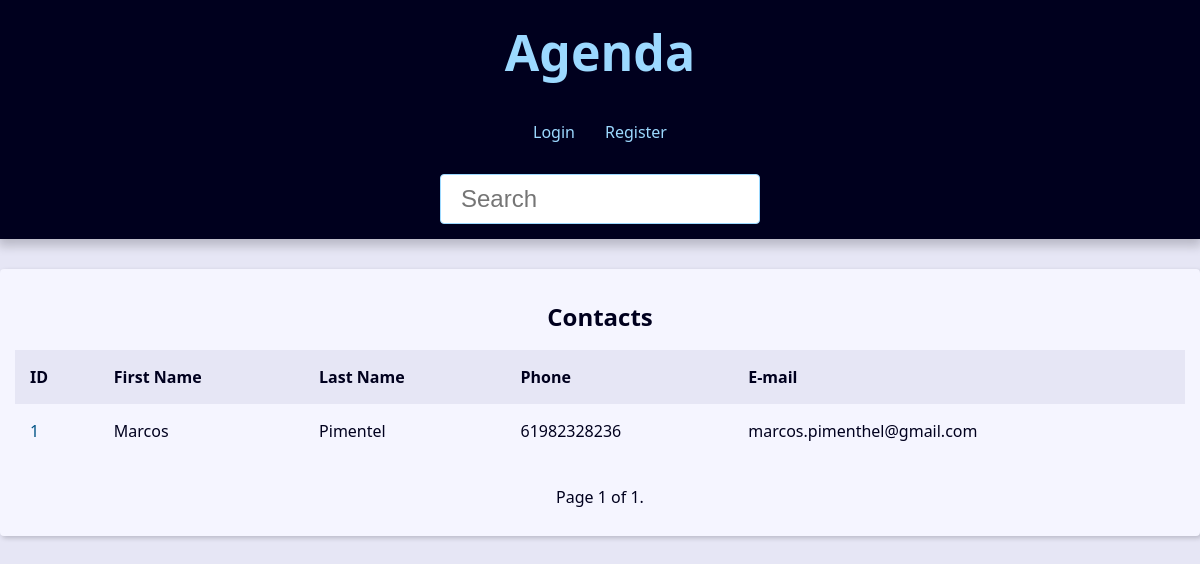
The app's page /, older data.
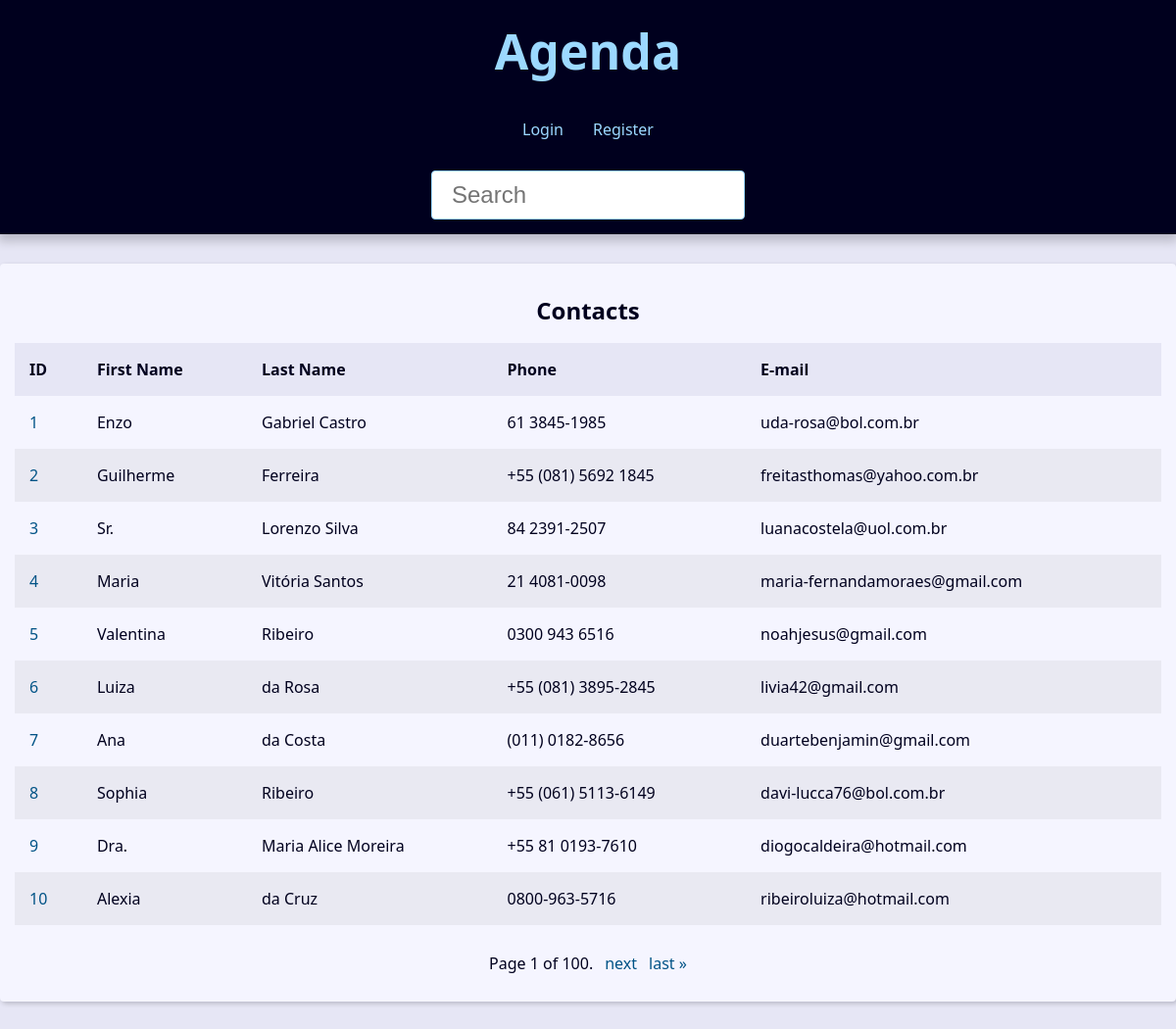
The same page, newer data.
### contact/models.py (models this page shows, shortened)
class Contact(models.Model):
    first_name = models.CharField(max_length=50)
    last_name = models.CharField(max_length=50, blank=True)
    phone = models.CharField(max_length=50)
    email = models.EmailField(max_length=254, blank=True)
    created_date = models.DateTimeField(default=timezone.now)
    description = models.TextField(blank=True)
    show = models.BooleanField(default=True)
    picture = models.ImageField(blank=True, upload_to='pictures/%Y/%m')
    category = models.ForeignKey(Category, on_delete=models.SET_NULL, blank=True, null=True)
    owner = models.ForeignKey(User, on_delete=models.SET_NULL, blank=True, null=True)

### contact/views/contact_views.py (the view)
# urls.py: path('', views.index, name='index'),
def index(request):
    contacts = Contact.objects \
        .filter(show=True)\
        .order_by('id')
    paginator = Paginator(contacts, 10)
    page_number = request.GET.get('page')
    page_obj = paginator.get_page(page_number)
    context = {
        'page_obj': page_obj,
        'site_title': 'Contatos - '
    }
    return render(
        request,
        'contact/index.html',
        context
    )

### contact/templates/contact/index.html
{% extends 'global/base.html' %}
{% block content %}
{% if page_obj %}
  <div class="responsive-table">
    <table class="contacts-table">
      <caption class="table-caption ">
        Contacts
      </caption>
      <thead>
        <tr class="table-row table-row-header">
          <th class="table-header">ID</th>
          <th class="table-header">First Name</th>
          <th class="table-header">Last Name</th>
          <th class="table-header">Phone</th>
          <th class="table-header">E-mail</th>
        </tr>
      </thead>
      <tbody>
        {% for contact in page_obj %}
          <tr class="table-row">
            <td class="table-cel">
              <a
                class="table-link"
                href="{% url 'contact:contact' contact.id %}"
              >
                {{ contact.id }}
              </a>
            </td>
            <td class="table-cel">
              {{ contact.first_name }}
            </td>
            <td class="table-cel">
              {{ contact.last_name }}
            </td>
            <td class="table-cel">
              {{ contact.phone }}
            </td>
            <td class="table-cel">
              {{ contact.email }}
            </td>
          </tr>
        {% endfor %}
      </tbody>
    </table>
  </div>
{% else %}
<div class="single-contact">
  <h1 class="single-contact-name">
    Nenhum contato encontrado.
  </h1>
</div>
{% endif %}
{% endblock content %}

### base_templates/global/base.html (shortened to what this page needs)
<!DOCTYPE html>
<html lang="pt-BR">
<head>
  {% include "global/partial/_head.html" %}
</head>
<body>
  {% include "global/partial/_header.html" %}
  <main class="content">
    {% block content %}{% endblock content %}
    {% include "global/partial/_pagination.html" %}
  </main>
</body>
</html>

### base_templates/global/partial/_head.html (shortened to what this page needs)
{% load static %}
  <link rel="stylesheet" href="{% static 'global/css/style.css' %}">

### base_templates/global/partial/_header.html
<header class="header">
    <h1 class="header-heading">
      <a href="{% url 'contact:index' %}" class="header-link">
        Agenda
      </a>
    </h1>
    <nav class="menu">
      <ul class="menu-list">
        {% if user.is_authenticated %}
          <li class="menu-item">
            <a href="{% url "contact:create" %}" class="menu-link">Create</a>
          </li>
          <li class="menu-item">
            <a href="{% url "contact:user_update" %}" class="menu-link">Profile</a>
          </li>
          <li class="menu-item">
            <a href="{% url "contact:logout" %}" class="menu-link">Logout</a>
          </li>
        {% else %}
          <li class="menu-item">
            <a href="{% url "contact:login" %}" class="menu-link">Login</a>
          </li>
          <li class="menu-item">
            <a href="{% url "contact:register" %}" class="menu-link">Register</a>
          </li>
        {% endif %}
      </ul>
    </nav>
    <div class="search">
      <form
        action="{% url "contact:search" %}"
        method="GET"
      >
        <input
          type="search"
          class="search-input"
          placeholder="Search"
          id="search"
          name="q"
          value="{{ request.GET.q.strip}}"
        >
      </form>
    </div>
  </header>

### base_templates/global/partial/_pagination.html (shortened to what this page needs)
{% if page_obj %}
  <div class="pagination">
    <span class="step-links">
        <span class="current">
            Page {{ page_obj.number }} of {{ page_obj.paginator.num_pages }}.
        </span>
        {% if page_obj.has_next %}
            <a href="?page={{ page_obj.next_page_number }}&q={{ request.GET.q.strip }}">next</a>
            <a href="?page={{ page_obj.paginator.num_pages }}&q={{ request.GET.q.strip }}">last &raquo;</a>
        {% endif %}
    </span>
  </div>
{% endif %}

### base_static/global/css/style.css (style rules this page uses)
:root { --spacing: 1.5rem; --link-dark-color: rgb(0, 83, 134); --link-light-color: rgb(156, 217, 255); --clr-white: rgb(245, 245, 255); --clr-black: rgb(0, 0, 30); --clr-light-gray: rgb(230, 230, 245); --clr-dark-shadow-5: rgba(0, 0, 10, 5%); --clr-dark-shadow-10: rgba(0, 0, 10, 10%); --clr-dark-shadow-20: rgba(0, 0, 10, 20%); --clr-light-shadow-5: rgba(200, 200, 255, 5%); --clr-light-shadow-10: rgba(200, 200, 255, 10%); --clr-light-shadow-20: rgba(200, 200, 255, 20%); --main-page-width: 120rem; --table-min-width: 60rem; --biggest-font-size: 5rem; --bigger-font-size: 4rem; --big-font-size: 3.2rem; --medium-font-size: 2.4rem; --small-font-size: 1.6rem; --smaller-font-size: 1.4rem; --smallest-font-size: 1.2rem; --transition-fast: 300ms; --transition-medium: 600ms; --transition-slow: 1s; --default-border-radius: 4px; }
*, *::before, *::after { margin: 0; padding: 0; box-sizing: border-box; }
html { font-size: 62.5%; }
body { font-family: system-ui, -apple-system, BlinkMacSystemFont, 'Segoe UI', Roboto, Oxygen, Ubuntu, Cantarell, 'Open Sans', 'Helvetica Neue', sans-serif; line-height: 1.5; font-size: var(--small-font-size); color: var(--clr-black); -webkit-font-smoothing: antialiased; background: var(--clr-light-gray); }
.header { background: var(--clr-black); padding: var(--spacing); box-shadow: 0 5px 10px 2px var(--clr-dark-shadow-20); z-index: 1; position: relative; }
.header-heading { font-size: var(--biggest-font-size); text-align: center; }
.header-link { color: var(--link-light-color); text-decoration: none; transition: filter var(--transition-fast) ease-in-out; }
.menu { margin: var(--spacing); }
.menu-list { list-style: none; display: flex; justify-content: center; flex-flow: row wrap; }
.menu-link { display: block; padding: var(--spacing); color: var(--link-light-color); text-decoration: none; transition: background-color var(--transition-fast) ease-in-out; border-radius: var(--default-border-radius); }
.content { max-width: var(--main-page-width); margin: calc(var(--spacing) * 2) auto; padding: var(--spacing); background: var(--clr-white); box-shadow: 2px 2px 5px var(--clr-dark-shadow-20); border-radius: var(--default-border-radius); }
.responsive-table { width: 100%; overflow-x: auto; }
.contacts-table { width: 100%; min-width: var(--table-min-width); border-collapse: collapse; }
.table-caption { font-size: var(--medium-font-size); font-weight: bold; padding: var(--spacing); }
.table-row { text-align: left; text-overflow: ellipsis; transition: background-color var(--transition-fast) ease-in-out; }
.table-row:nth-of-type(2n) { background: var(--clr-dark-shadow-5); }
.table-row-header { background: var(--clr-light-gray); color: var(--clr-black); }
.table-cel, .table-header { padding: var(--spacing); }
.table-link { color: var(--link-dark-color); transition: color var(--transition-fast) ease-in-out; text-decoration: none; }
.pagination { margin-top: var(--spacing); display: flex; justify-content: center; padding: calc(var(--spacing) * 0.8); font-size: var(--small-font-size); }
.pagination .step-links { display: flex; gap: calc(var(--spacing) * 0.8); }
.pagination .step-links a { color: var(--link-dark-color); transition: color var(--transition-fast) ease-in-out; text-decoration: none; display: block; }
.search { display: flex; justify-content: center; }
.search-input { font-size: var(--medium-font-size); padding: 1rem 2rem; width: 100%; max-width: 32rem; border-radius: var(--default-border-radius); border: 1px solid var(--link-light-color); }

Row changes from the older to the newer data that the page shows:
changed Contact id 1: first_name "Marcos" → "Enzo"; last_name "Pimentel" → "Gabriel Castro"; phone "61982328236" → "61 3845-1985"; email "marcos.pimenthel@gmail.com" → "uda-rosa@bol.com.br"
added Contact: id "2", first_name "Guilherme", last_name "Ferreira", phone "+55 (081) 5692 1845", email "freitasthomas@yahoo.com.br"
added Contact: id "3", first_name "Sr.", last_name "Lorenzo Silva", phone "84 2391-2507", email "luanacostela@uol.com.br"
added Contact: id "4", first_name "Maria", last_name "Vitória Santos", phone "21 4081-0098", email "maria-fernandamoraes@gmail.com"
added Contact: id "5", first_name "Valentina", last_name "Ribeiro", phone "0300 943 6516", email "noahjesus@gmail.com"
added Contact: id "6", first_name "Luiza", last_name "da Rosa", phone "+55 (081) 3895-2845", email "livia42@gmail.com"
added Contact: id "7", first_name "Ana", last_name "da Costa", phone "(011) 0182-8656", email "duartebenjamin@gmail.com"
added Contact: id "8", first_name "Sophia", last_name "Ribeiro", phone "+55 (061) 5113-6149", email "davi-lucca76@bol.com.br"
added Contact: id "9", first_name "Dra.", last_name "Maria Alice Moreira", phone "+55 81 0193-7610", email "diogocaldeira@hotmail.com"
added Contact: id "10", first_name "Alexia", last_name "da Cruz", phone "0800-963-5716", email "ribeiroluiza@hotmail.com"
Text that changed along with them:
{{ page_obj.paginator.num_pages }}: "1" → "100"
text now shown: "next last »"
